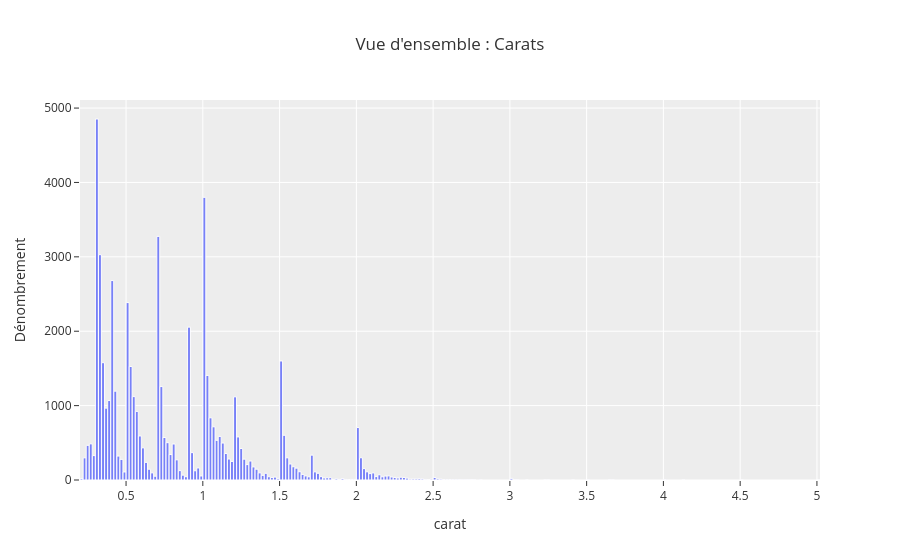
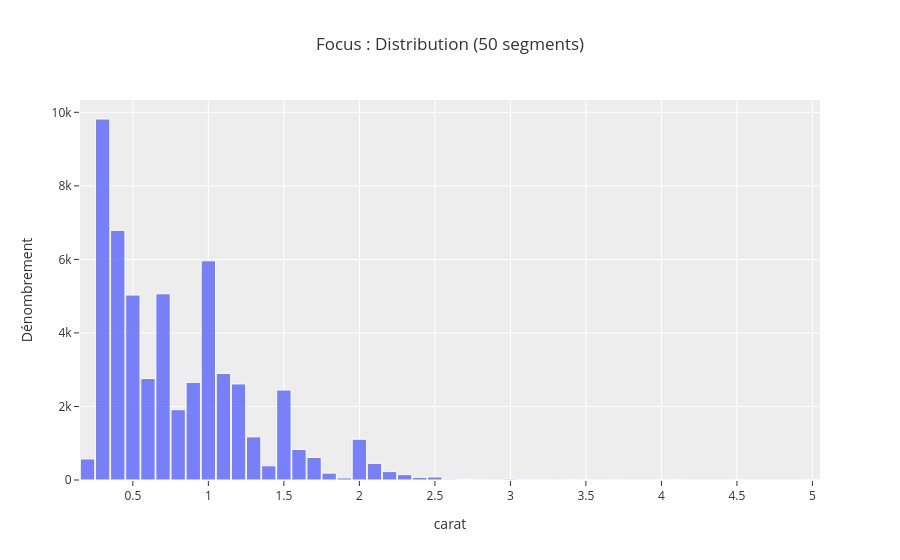
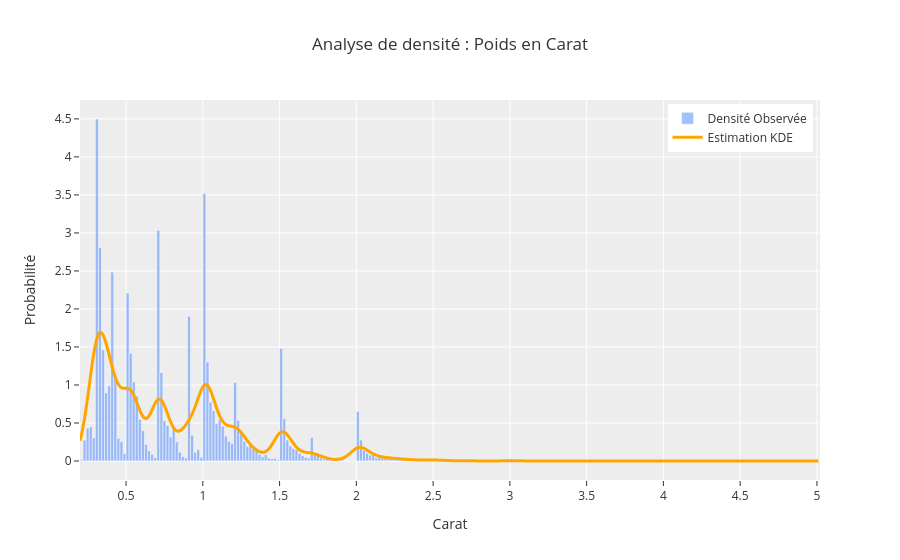
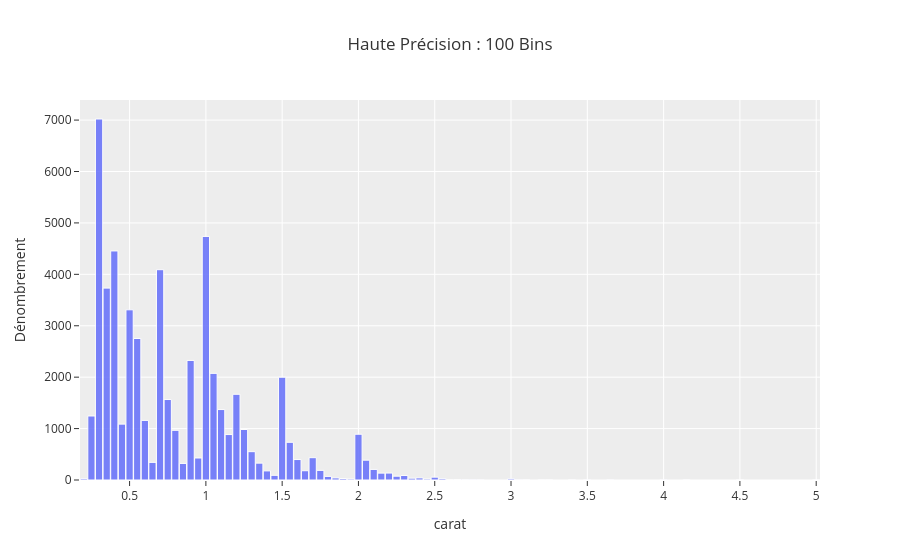

The notebook cell saved with these charts, in order:
### Markdown cell above
<center> <h1> **Repeat the visualizations but with plotly**

<table>
<tr>
    <td><img src="./images/pandas.png" alt="Pandas Logo" width="400"/></td>
    <td><img src="./images/Plotly-logo.png" alt="plotly Logo" width="400"/></td>
</tr>
</table>

### Code cell
import plotly.express as px
import plotly.graph_objects as go
import numpy as np
from scipy.stats import gaussian_kde

# Configuration esthétique globale
THEME = "ggplot2"
KDE_COLOR = "#00D4FF"

def plot_diamond_distribution(df, column, bins=None, title=None, is_log=False):
    """Génère un histogramme stylisé avec Plotly Express."""
    data_source = np.log(df[column]) if is_log else df[column]
    label_x = f"Log({column})" if is_log else column
    
    fig = px.histogram(
        df, 
        x=data_source, 
        nbins=bins,
        title=title or f"Analyse de {column}",
        color_discrete_sequence=['#636EFA'],
        opacity=0.85
    )
    
    fig.update_traces(marker_line_width=1, marker_line_color="white")
    fig.update_layout(
        template=THEME,
        xaxis_title=label_x,
        yaxis_title="Dénombrement",
        bargap=0.05
    )
    return fig

def plot_with_density(series, title, x_label, color="crimson"):
    """Crée un graphique combiné Histogramme + Courbe de densité (KDE)."""
    # Calcul des points de densité
    x_range = np.linspace(series.min(), series.max(), 500)
    kde_function = gaussian_kde(series)
    y_values = kde_function(x_range)

    container = go.Figure()

    # Ajout de l'histogramme normalisé
    container.add_trace(go.Histogram(
        x=series,
        histnorm='probability density',
        name='Densité Observée',
        marker=dict(color='rgba(100, 150, 250, 0.6)', line=dict(color='white', width=0.5))
    ))

    # Ajout de la ligne KDE
    container.add_trace(go.Scatter(
        x=x_range, 
        y=y_values,
        mode='lines',
        name='Estimation KDE',
        line=dict(color=color, width=3, shape='spline')
    ))

    container.update_layout(
        title=title,
        template=THEME,
        xaxis_title=x_label,
        yaxis_title="Probabilité",
        legend=dict(yanchor="top", y=0.99, xanchor="right", x=0.99)
    )
    return container

# --- EXÉCUTION DES VISUALISATIONS ---

# 1 & 2. Histogrammes simples et raffinés
plot_diamond_distribution(diamonds_df, 'carat', title="Vue d'ensemble : Carats").show()
plot_diamond_distribution(diamonds_df, 'carat', bins=50, title="Focus : Distribution (50 segments)").show()

# 3. Densité des Carats
plot_with_density(diamonds_df['carat'], "Analyse de densité : Poids en Carat", "Carat", color="orange").show()

# 4. Haute résolution (100 bins)
plot_diamond_distribution(diamonds_df, 'carat', bins=100, title="Haute Précision : 100 Bins").show()

# 5. Analyse logarithmique des prix
log_prices = np.log1p(diamonds_df['price']) # log1p est plus stable pour les données financières
plot_with_density(log_prices, "Distribution Log-normale des Prix", "Log(Prix + 1)", color="#00FFCC").show()

### Figure 1 — Plotly figure (JSON) as saved in the notebook; plotly's stock layout.template omitted (floating-point values rounded to 4 significant figures; data arrays with more than 128 entries replaced by an {"elided": "..."} marker saying what was removed)
{"data": [{"alignmentgroup": "True", "bingroup": "x", "hovertemplate": "carat=%{x}<br>count=%{y}<extra></extra>", "legendgroup": "", "marker": {"color": "#636EFA", "line": {"color": "white", "width": 1}, "opacity": 0.85, "pattern": {"shape": ""}}, "name": "", "offsetgroup": "", "orientation": "v", "showlegend": false, "type": "histogram", "x": {"elided": "53940 float values"}, "xaxis": "x", "yaxis": "y"}], "layout": {"bargap": 0.05, "barmode": "relative", "legend": {"tracegroupgap": 0}, "title": {"text": "Vue d'ensemble : Carats"}, "xaxis": {"anchor": "y", "domain": [0, 1], "title": {"text": "carat"}}, "yaxis": {"anchor": "x", "domain": [0, 1], "title": {"text": "Dénombrement"}}}}

### Figure 2 — Plotly figure (JSON) as saved in the notebook; plotly's stock layout.template omitted (floating-point values rounded to 4 significant figures; data arrays with more than 128 entries replaced by an {"elided": "..."} marker saying what was removed)
{"data": [{"alignmentgroup": "True", "bingroup": "x", "hovertemplate": "carat=%{x}<br>count=%{y}<extra></extra>", "legendgroup": "", "marker": {"color": "#636EFA", "line": {"color": "white", "width": 1}, "opacity": 0.85, "pattern": {"shape": ""}}, "name": "", "nbinsx": 50, "offsetgroup": "", "orientation": "v", "showlegend": false, "type": "histogram", "x": {"elided": "53940 float values"}, "xaxis": "x", "yaxis": "y"}], "layout": {"bargap": 0.05, "barmode": "relative", "legend": {"tracegroupgap": 0}, "title": {"text": "Focus : Distribution (50 segments)"}, "xaxis": {"anchor": "y", "domain": [0, 1], "title": {"text": "carat"}}, "yaxis": {"anchor": "x", "domain": [0, 1], "title": {"text": "Dénombrement"}}}}

### Figure 3 — Plotly figure (JSON) as saved in the notebook; plotly's stock layout.template omitted (floating-point values rounded to 4 significant figures; data arrays with more than 128 entries replaced by an {"elided": "..."} marker saying what was removed)
{"data": [{"histnorm": "probability density", "marker": {"color": "rgba(100, 150, 250, 0.6)", "line": {"color": "white", "width": 0.5}}, "name": "Densité Observée", "type": "histogram", "x": {"elided": "53940 float values"}}, {"line": {"color": "orange", "shape": "spline", "width": 3}, "mode": "lines", "name": "Estimation KDE", "type": "scatter", "x": {"elided": "500 float values"}, "y": {"elided": "500 float values"}}], "layout": {"legend": {"x": 0.99, "xanchor": "right", "y": 0.99, "yanchor": "top"}, "title": {"text": "Analyse de densité : Poids en Carat"}, "xaxis": {"title": {"text": "Carat"}}, "yaxis": {"title": {"text": "Probabilité"}}}}

### Figure 4 — Plotly figure (JSON) as saved in the notebook; plotly's stock layout.template omitted (floating-point values rounded to 4 significant figures; data arrays with more than 128 entries replaced by an {"elided": "..."} marker saying what was removed)
{"data": [{"alignmentgroup": "True", "bingroup": "x", "hovertemplate": "carat=%{x}<br>count=%{y}<extra></extra>", "legendgroup": "", "marker": {"color": "#636EFA", "line": {"color": "white", "width": 1}, "opacity": 0.85, "pattern": {"shape": ""}}, "name": "", "nbinsx": 100, "offsetgroup": "", "orientation": "v", "showlegend": false, "type": "histogram", "x": {"elided": "53940 float values"}, "xaxis": "x", "yaxis": "y"}], "layout": {"bargap": 0.05, "barmode": "relative", "legend": {"tracegroupgap": 0}, "title": {"text": "Haute Précision : 100 Bins"}, "xaxis": {"anchor": "y", "domain": [0, 1], "title": {"text": "carat"}}, "yaxis": {"anchor": "x", "domain": [0, 1], "title": {"text": "Dénombrement"}}}}
